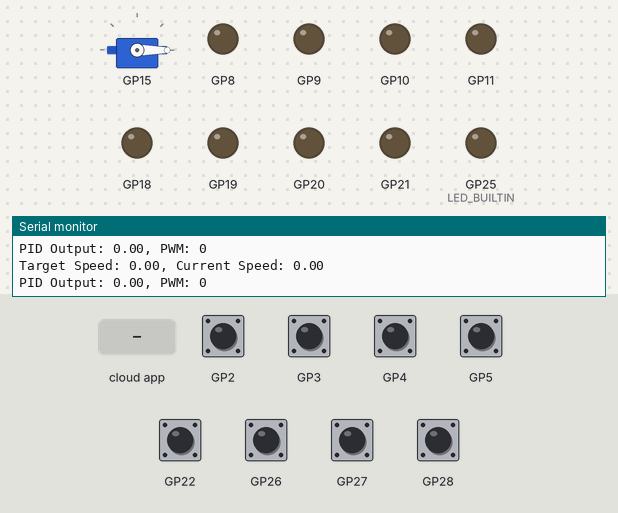
Simulated run of this program. Board: Raspberry Pi Pico. Parts: servo, output pins drawn as LEDs (lit = HIGH), the last lines printed to the serial monitor. The test bench sets the inputs (shaded band); at power-on: GP2–5, GP22, GP26–28 HIGH. The ROS host is connected and sends only what is stated.

Above: at 3.2 s.
3.3 s: the phone or cloud app sets linear.x to -100
At 3.6 s:
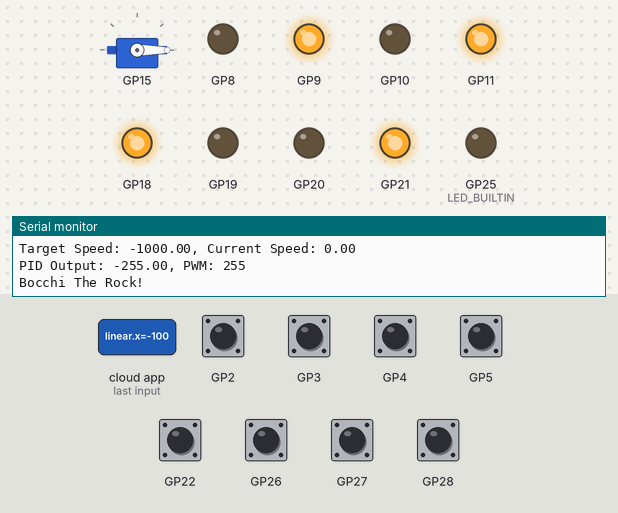
4.8 s: the phone or cloud app sets toggle_led to 1
At 6.0 s:
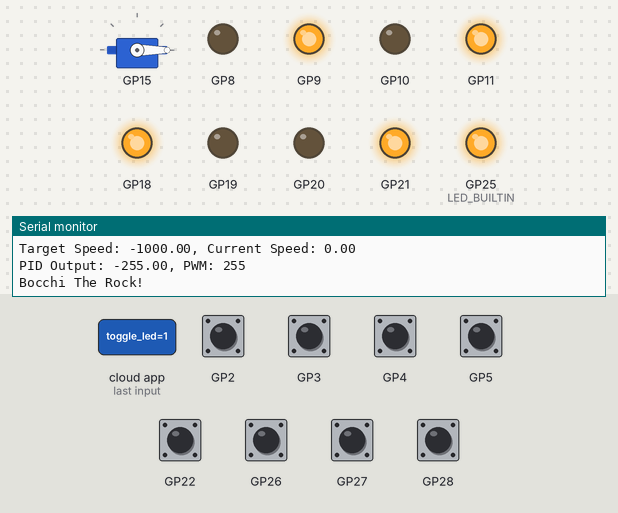
6.3 s: the phone or cloud app sets servo_position to 90
At 7.6 s:
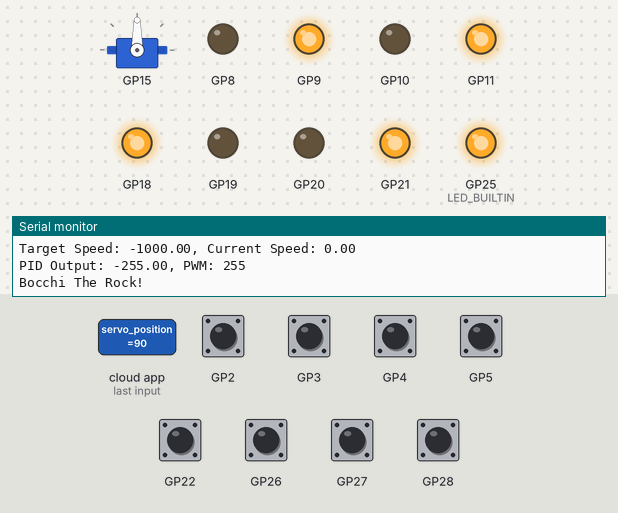
7.9 s: the phone or cloud app sets linear.x to 100
At 8.3 s:
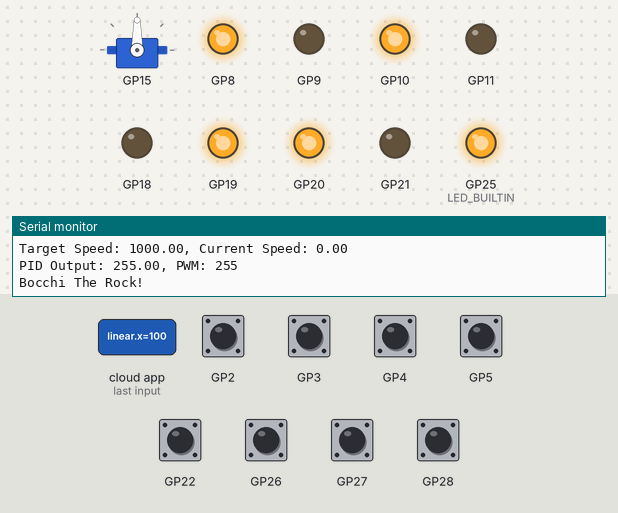
9.4 s: the phone or cloud app sets toggle_led to 0
At 10.6 s:
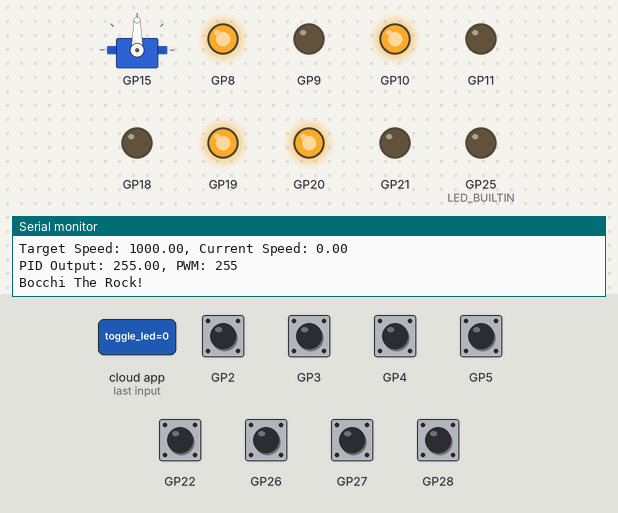
10.9 s: the phone or cloud app sets servo_position to 0
At 11.9 s:
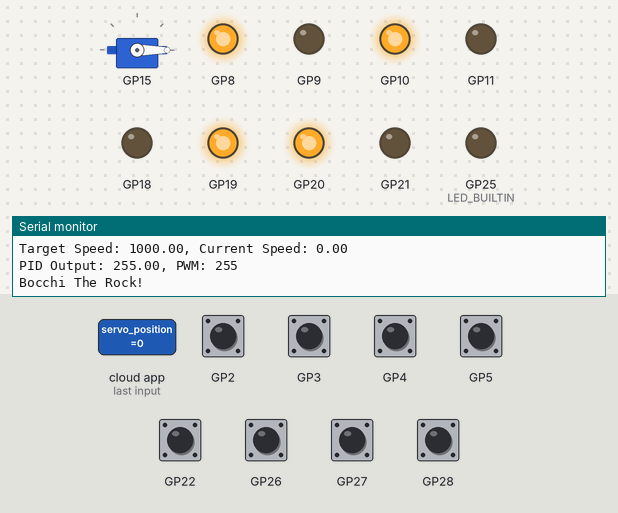
Timing chart, 0 to 13.4 s (numbered marks = the images above; inputs shaded):
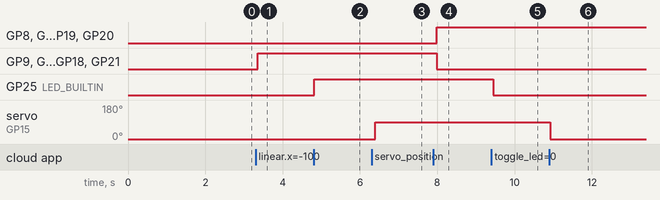

Measured:
- after the input at 3.3 s, GP9, GP11, GP18, GP21: LOW → HIGH after 0.05 s
- after the input at 4.8 s, GP25 (LED_BUILTIN): LOW → HIGH at once
- after the input at 6.3 s, servo on GP15: 0° → 90° after 0.10 s
- after the input at 7.9 s, GP8, GP10, GP19, GP20: LOW → HIGH after 0.08 s; GP9, GP11, GP18, GP21: HIGH → LOW after 0.08 s
- after the input at 9.4 s, GP25 (LED_BUILTIN): HIGH → LOW after 0.05 s
- after the input at 10.9 s, servo on GP15: 90° → 0° at once

The program:

main.cpp
```cpp
#include <Arduino.h>
#include <micro_ros_platformio.h>

#include <rcl/rcl.h>
#include <rclc/rclc.h>
#include <rclc/executor.h>

#include "../lib/DCMotor/dc_motor.hpp"
#include "../lib/IncrementalMotorEncoder/incremental_motor_encoder.hpp"

#include "nodes/publishers/encoder_publisher.hpp"
#include "nodes/publishers/led_status_publisher.hpp"
#include "nodes/subscribers/cmd_vel_subscriber.hpp"
#include "nodes/subscribers/toggle_led_subscriber.hpp"
#include "nodes/subscribers/servo_command_subscriber.hpp"
#include "../lib/ServoMotor/servo_motor.hpp"

#if !defined(MICRO_ROS_TRANSPORT_ARDUINO_SERIAL)
#error Only avaliable for Arduino framework with serial transport.
#endif

rclc_executor_t executor;
rclc_support_t support;
rcl_allocator_t allocator;
rcl_node_t node;

// Motor and Encoder instances
DCMotor motorM1(19, 18);    // GP0, GP1, GP2
DCMotor motorM2(20, 21);    // GP3, GP4, GP5
DCMotor motorM3(10, 11);    // GP6, GP7, GP8
DCMotor motorM4(8, 9);  // GP9, GP10, GP11

IncrementalMotorEncoder encoderM1(motorM1, 28, 27);   // GP12, GP13
IncrementalMotorEncoder encoderM2(motorM2, 22, 26);   // GP14, GP15
IncrementalMotorEncoder encoderM3(motorM3, 4, 5);   // GP16, GP17
IncrementalMotorEncoder encoderM4(motorM4, 2, 3);   // GP18, GP19

// Servo instances
ServoMotor servo1(15);

// ROS2 Node instances
EncoderPublisher encoder_publisher(encoderM1, encoderM2);
LedStatusPublisher led_status_publisher;
CmdVelSubscriber cmd_vel_subscriber(encoderM1, encoderM2, encoderM3, encoderM4);
ToggleLedSubscriber toggle_led_subscriber;
ServoCommandSubscriber servo_command_subscriber(servo1);

#define RCCHECK(fn) { rcl_ret_t temp_rc = fn; if((temp_rc != RCL_RET_OK)){error_loop();}}
#define RCSOFTCHECK(fn) { rcl_ret_t temp_rc = fn; if((temp_rc != RCL_RET_OK)){}}

// Error handle loop
void error_loop() {
  while(1) {
    Serial.println("ERROR: micro-ROS initialization failed!");
    digitalWrite(LED_BUILTIN, HIGH);
    delay(100);
    digitalWrite(LED_BUILTIN, LOW);
    delay(100);
  }
}

void setup() {
  // Configure serial transport
  Serial.begin(115200);
  Serial.println("Bocchi The Rock!");
  set_microros_serial_transports(Serial);
  delay(2000);

  allocator = rcl_get_default_allocator();
  Serial.println("Allocator created");

  //create init_options
  RCCHECK(rclc_support_init(&support, 0, NULL, &allocator));
  Serial.println("Support initialized");

  // create node
  RCCHECK(rclc_node_init_default(&node, "micro_ros_platformio_node", "", &support));
  Serial.println("Node created");

  // create executor (now handles 6 handles: two publishers and four subscribers)
  RCCHECK(rclc_executor_init(&executor, &support.context, 6, &allocator));
  Serial.println("Executor created");

  // Setup ROS2 nodes
  encoder_publisher.setup(&node, &support, &executor);
  Serial.println("Encoder publisher setup");
  led_status_publisher.setup(&node, &support, &executor);
  Serial.println("LED status publisher setup");
  cmd_vel_subscriber.setup(&node, &support, &executor);
  Serial.println("Cmd vel subscriber setup");
  toggle_led_subscriber.setup(&node, &support, &executor);
  Serial.println("Toggle LED subscriber setup");
  servo_command_subscriber.setup(&node, &support, &executor);
  Serial.println("Servo command subscriber setup");

  // Initialize motors and encoders
  motorM1.setup();
  motorM2.setup();
  motorM3.setup();
  motorM4.setup();

  encoderM1.setup();
  encoderM2.setup();
  encoderM3.setup();
  encoderM4.setup();
  servo1.setup();
  servo1.writeAngle(0.0f);
  motorM1.setSpeed(150);
  // motorM1.forward();
  //   motorM2.setSpeed(150);
  // motorM2.forward();
  //   motorM3.setSpeed(150);
  // motorM3.forward();
  //   motorM4.setSpeed(150);
  // motorM4.forward();

  // Setup built-in LED for blinking
  pinMode(LED_BUILTIN, OUTPUT);
  Serial.println("Setup complete!");
}

void loop() {
  delay(100);
  rclc_executor_spin_some(&executor, RCL_MS_TO_NS(100));

  // Update speed control for all motors
  encoderM1.updateSpeedControl();
  encoderM2.updateSpeedControl();
  encoderM3.updateSpeedControl();
  encoderM4.updateSpeedControl();

  // Update servo position
  servo1.update();

  digitalWrite(LED_BUILTIN, toggle_led_subscriber.isLedEnabled());
}
```

atomic_fix.cpp
```cpp
// Atomic operations fix for micro-ROS on RP2040
// Provides missing __atomic_test_and_set implementation

#include <stdint.h>
#include <stdbool.h>

#ifdef __cplusplus
extern "C" {
#endif

// RP2040 hardware spinlock base address
#define SIO_BASE 0xd0000000
#define SIO_SPINLOCK0 (SIO_BASE + 0x100)

// Use RP2040 hardware spinlock for atomic operations
// Spinlock 31 is typically reserved for SDK use, so we use spinlock 30
#define ATOMIC_SPINLOCK_NUM 30

bool __atomic_test_and_set(volatile void *ptr, int memorder) {
    volatile uint8_t *flag = (volatile uint8_t *)ptr;
    volatile uint32_t *spinlock = (volatile uint32_t *)(SIO_SPINLOCK0 + (ATOMIC_SPINLOCK_NUM * 4));

    // Acquire hardware spinlock
    while (!*spinlock) {
        __asm__ __volatile__("" ::: "memory");
    }

    // Read the current value
    uint8_t result = *flag;

    // Set to 1
    *flag = 1;

    // Release hardware spinlock (write any value)
    *spinlock = 1;

    return result != 0;
}

#ifdef __cplusplus
}
#endif
```

encoder_publisher.cpp
```cpp
#include "encoder_publisher.hpp"

#define RCCHECK(fn) { rcl_ret_t temp_rc = fn; if((temp_rc != RCL_RET_OK)){/*error*/}}

EncoderPublisher* EncoderPublisher::_instance = nullptr;

EncoderPublisher::EncoderPublisher(IncrementalMotorEncoder& encoder_m1, IncrementalMotorEncoder& encoder_m2)
    : _encoder_m1(encoder_m1), _encoder_m2(encoder_m2) {
    _instance = this;
}

EncoderPublisher::~EncoderPublisher() {
    // Cleanup if needed
}

void EncoderPublisher::setup(rcl_node_t* node, rclc_support_t* support, rclc_executor_t* executor) {
    // Create publishers
    RCCHECK(rclc_publisher_init_default(
        &_publisher_m1,
        node,
        ROSIDL_GET_MSG_TYPE_SUPPORT(std_msgs, msg, Int32),
        "encoder_m1_position"));

    RCCHECK(rclc_publisher_init_default(
        &_publisher_m2,
        node,
        ROSIDL_GET_MSG_TYPE_SUPPORT(std_msgs, msg, Int32),
        "encoder_m2_position"));

    // Create timer
    const unsigned int timer_timeout = 1000;
    RCCHECK(rclc_timer_init_default(
        &_timer,
        support,
        RCL_MS_TO_NS(timer_timeout),
        timer_callback));

    // Add timer to executor
    RCCHECK(rclc_executor_add_timer(executor, &_timer));

    // Initialize messages
    _msg_m1.data = 0;
    _msg_m2.data = 0;
}

void EncoderPublisher::publish() {
    // This method can be called directly if needed, but timer handles regular publishing
    _msg_m1.data = _encoder_m1.getPosition();
    RCCHECK(rcl_publish(&_publisher_m1, &_msg_m1, NULL));

    _msg_m2.data = _encoder_m2.getPosition();
    RCCHECK(rcl_publish(&_publisher_m2, &_msg_m2, NULL));
}

void EncoderPublisher::timer_callback(rcl_timer_t * timer, int64_t last_call_time) {
    RCLC_UNUSED(last_call_time);
    if (timer != NULL && _instance) {
        _instance->publish();
    }
}
```

encoder_publisher.hpp
```cpp
#ifndef ENCODER_PUBLISHER_H
#define ENCODER_PUBLISHER_H

#include <rcl/rcl.h>
#include <rclc/rclc.h>
#include <rclc/executor.h>
#include <std_msgs/msg/int32.h>

#include "../../lib/IncrementalMotorEncoder/incremental_motor_encoder.hpp"

class EncoderPublisher {
public:
    EncoderPublisher(IncrementalMotorEncoder& encoder_m1, IncrementalMotorEncoder& encoder_m2);
    ~EncoderPublisher();

    void setup(rcl_node_t* node, rclc_support_t* support, rclc_executor_t* executor);
    void publish();

private:
    IncrementalMotorEncoder& _encoder_m1;
    IncrementalMotorEncoder& _encoder_m2;

    rcl_publisher_t _publisher_m1;
    rcl_publisher_t _publisher_m2;
    rcl_timer_t _timer;

    std_msgs__msg__Int32 _msg_m1;
    std_msgs__msg__Int32 _msg_m2;

    static EncoderPublisher* _instance;
    static void timer_callback(rcl_timer_t * timer, int64_t last_call_time);
};

#endif
```

led_status_publisher.cpp
```cpp
#include <Arduino.h>
#include "led_status_publisher.hpp"

#define RCCHECK(fn) { rcl_ret_t temp_rc = fn; if((temp_rc != RCL_RET_OK)){/*error*/}}

LedStatusPublisher* LedStatusPublisher::_instance = nullptr;

LedStatusPublisher::LedStatusPublisher() {
    _instance = this;
}

LedStatusPublisher::~LedStatusPublisher() {
    // Cleanup if needed
}

void LedStatusPublisher::setup(rcl_node_t* node, rclc_support_t* support, rclc_executor_t* executor) {
    // Create publisher
    RCCHECK(rclc_publisher_init_default(
        &_publisher,
        node,
        ROSIDL_GET_MSG_TYPE_SUPPORT(std_msgs, msg, Bool),
        "led_status"));

    // Create timer
    const unsigned int timer_timeout = 500;  // Publish every 500ms
    RCCHECK(rclc_timer_init_default(
        &_timer,
        support,
        RCL_MS_TO_NS(timer_timeout),
        timer_callback));

    // Add timer to executor
    RCCHECK(rclc_executor_add_timer(executor, &_timer));

    // Initialize message
    _msg.data = false;
}

void LedStatusPublisher::publish(bool led_state) {
    _msg.data = led_state;
    RCCHECK(rcl_publish(&_publisher, &_msg, NULL));
}

void LedStatusPublisher::timer_callback(rcl_timer_t * timer, int64_t last_call_time) {
    RCLC_UNUSED(last_call_time);
    if (timer != NULL && _instance) {
        // Read current LED state from the pin
        bool current_led_state = digitalRead(LED_BUILTIN);
        _instance->publish(current_led_state);
    }
}
```

led_status_publisher.hpp
```cpp
#ifndef LED_STATUS_PUBLISHER_H
#define LED_STATUS_PUBLISHER_H

#include <rcl/rcl.h>
#include <rclc/rclc.h>
#include <rclc/executor.h>
#include <std_msgs/msg/bool.h>

class LedStatusPublisher {
public:
    LedStatusPublisher();
    ~LedStatusPublisher();

    void setup(rcl_node_t* node, rclc_support_t* support, rclc_executor_t* executor);
    void publish(bool led_state);

private:
    rcl_publisher_t _publisher;
    rcl_timer_t _timer;

    std_msgs__msg__Bool _msg;

    static LedStatusPublisher* _instance;
    static void timer_callback(rcl_timer_t * timer, int64_t last_call_time);
};

#endif
```

cmd_vel_subscriber.cpp
```cpp
#include "cmd_vel_subscriber.hpp"
#include <math.h>

#define RCCHECK(fn) { rcl_ret_t temp_rc = fn; if((temp_rc != RCL_RET_OK)){/*error*/}}

namespace {
// Tune this value to match the robot's footprint (L + W) / wheel_radius.
constexpr float kRotationGain = 0.5f;
// Motor deadzone to prevent jitter while stopping.
constexpr float kDeadzone = 0.02f;
// Set to true when a positive command should spin the wheel "backward" due to wiring or mirrored mounting.
constexpr bool kMotorPolarity[4] = {
    false,  // Motor M1 (top-left)
    false,  // Motor M2 (bottom-left)
    false,  // Motor M3 (top-right)
    false   // Motor M4 (bottom-right)
};
}

CmdVelSubscriber* CmdVelSubscriber::_instance = nullptr;

CmdVelSubscriber::CmdVelSubscriber(IncrementalMotorEncoder& encoder_m1, IncrementalMotorEncoder& encoder_m2,
                                   IncrementalMotorEncoder& encoder_m3, IncrementalMotorEncoder& encoder_m4)
    : _encoder_m1(encoder_m1), _encoder_m2(encoder_m2), _encoder_m3(encoder_m3), _encoder_m4(encoder_m4),
      _speed_scaling(1000.0f) {  // Default scaling: 1000 encoder counts/second at full speed
    _instance = this;
}

CmdVelSubscriber::~CmdVelSubscriber() {
    // Cleanup if needed
}

void CmdVelSubscriber::setup(rcl_node_t* node, rclc_support_t* support, rclc_executor_t* executor) {
    // Create cmd_vel subscriber
    RCCHECK(rclc_subscription_init_default(
        &_subscriber,
        node,
        ROSIDL_GET_MSG_TYPE_SUPPORT(geometry_msgs, msg, Twist),
        "cmd_vel"));

    // Add cmd_vel subscription to executor
    RCCHECK(rclc_executor_add_subscription(executor, &_subscriber, &_msg, subscription_callback, ON_NEW_DATA));

    // Create motor speed subscriber
    RCCHECK(rclc_subscription_init_default(
        &_speed_subscriber,
        node,
        ROSIDL_GET_MSG_TYPE_SUPPORT(std_msgs, msg, Float32),
        "motor_speed"));

    // Add speed subscription to executor
    RCCHECK(rclc_executor_add_subscription(executor, &_speed_subscriber, &_speed_msg, speed_subscription_callback, ON_NEW_DATA));
}

void CmdVelSubscriber::setSpeedScaling(float scaling) {
    _speed_scaling = constrain(scaling, 100.0f, 5000.0f); // Reasonable limits
    Serial.print("Motor speed scaling set to: ");
    Serial.println(_speed_scaling);
}

void CmdVelSubscriber::subscription_callback(const void * msgin) {
    const geometry_msgs__msg__Twist * msg = (const geometry_msgs__msg__Twist *)msgin;
    if (_instance) {
        _instance->handle_cmd_vel(msg);
    }
}

void CmdVelSubscriber::speed_subscription_callback(const void * msgin) {
    const std_msgs__msg__Float32 * msg = (const std_msgs__msg__Float32 *)msgin;
    if (_instance) {
        _instance->handle_speed_scaling(msg);
    }
}

void CmdVelSubscriber::handle_speed_scaling(const std_msgs__msg__Float32* msg) {
    setSpeedScaling(msg->data);
}

void CmdVelSubscriber::handle_cmd_vel(const geometry_msgs__msg__Twist* msg) {
    const float vx = msg->linear.x;   // Forward (+X)
    const float vy = msg->linear.y;   // Left (+Y)
    const float wz = msg->angular.z;  // Counter-clockwise (+Z)

    // Inverse kinematics for mecanum drive (normalized, wheel order: FL, FR, RL, RR)
    const float rotation_component = wz * kRotationGain;

    const float front_left  = vx - vy - rotation_component; // M1 (top-left)
    const float rear_left   = vx + vy - rotation_component; // M2 (bottom-left)
    const float front_right = vx + vy + rotation_component; // M3 (top-right)
    const float rear_right  = vx - vy + rotation_component; // M4 (bottom-right)

    float wheel_commands[4] = {
        front_left,
        rear_left,
        front_right,
        rear_right
    };

    // Normalize so the largest magnitude is 1.0 to keep relative ratios
    float max_command = fabsf(wheel_commands[0]);
    for (int i = 1; i < 4; ++i) {
        float magnitude = fabsf(wheel_commands[i]);
        if (magnitude > max_command) {
            max_command = magnitude;
        }
    }

    if (max_command < 1.0f) {
        max_command = 1.0f;
    }

    wheel_commands[0] /= max_command;
    wheel_commands[1] /= max_command;
    wheel_commands[2] /= max_command;
    wheel_commands[3] /= max_command;

    commandWheel(_encoder_m1, wheel_commands[0], kMotorPolarity[0]); // M1 top-left
    commandWheel(_encoder_m2, wheel_commands[1], kMotorPolarity[1]); // M2 bottom-left
    commandWheel(_encoder_m3, wheel_commands[2], kMotorPolarity[2]); // M3 top-right
    commandWheel(_encoder_m4, wheel_commands[3], kMotorPolarity[3]); // M4 bottom-right
}

void CmdVelSubscriber::commandWheel(IncrementalMotorEncoder& encoder, float command, bool inverted_polarity) {
    const float clipped = constrain(command, -1.0f, 1.0f);
    const float magnitude = fabsf(clipped);

    if (magnitude < kDeadzone) {
        encoder.setTargetSpeed(0.0f);
        return;
    }

    // Set target speed proportional to command using adjustable scaling
    float target_speed = clipped * _speed_scaling;
    if (inverted_polarity) {
        target_speed = -target_speed;
    }

    encoder.setTargetSpeed(target_speed);
}
```

cmd_vel_subscriber.hpp
```cpp
#ifndef CMD_VEL_SUBSCRIBER_H
#define CMD_VEL_SUBSCRIBER_H

#include <rcl/rcl.h>
#include <rclc/rclc.h>
#include <rclc/executor.h>
#include <geometry_msgs/msg/twist.h>
#include <std_msgs/msg/float32.h>

#include "../../lib/IncrementalMotorEncoder/incremental_motor_encoder.hpp"

class CmdVelSubscriber {
public:
    CmdVelSubscriber(IncrementalMotorEncoder& encoder_m1, IncrementalMotorEncoder& encoder_m2,
                     IncrementalMotorEncoder& encoder_m3, IncrementalMotorEncoder& encoder_m4);
    ~CmdVelSubscriber();

    void setup(rcl_node_t* node, rclc_support_t* support, rclc_executor_t* executor);
    void setSpeedScaling(float scaling);

private:
    IncrementalMotorEncoder& _encoder_m1;
    IncrementalMotorEncoder& _encoder_m2;
    IncrementalMotorEncoder& _encoder_m3;
    IncrementalMotorEncoder& _encoder_m4;

    rcl_subscription_t _subscriber;
    rcl_subscription_t _speed_subscriber;
    geometry_msgs__msg__Twist _msg;
    std_msgs__msg__Float32 _speed_msg;

    float _speed_scaling;

    static CmdVelSubscriber* _instance;
    static void subscription_callback(const void * msgin);
    static void speed_subscription_callback(const void * msgin);
    void handle_cmd_vel(const geometry_msgs__msg__Twist* msg);
    void handle_speed_scaling(const std_msgs__msg__Float32* msg);
    void commandWheel(IncrementalMotorEncoder& encoder, float command, bool inverted_polarity);
};

#endif
```

servo_command_subscriber.cpp
```cpp
#include "servo_command_subscriber.hpp"

#define RCCHECK(fn) { rcl_ret_t temp_rc = fn; if((temp_rc != RCL_RET_OK)){/*error*/}}

ServoCommandSubscriber* ServoCommandSubscriber::_instance = nullptr;

ServoCommandSubscriber::ServoCommandSubscriber(ServoMotor& servo)
    : _servo(servo), _speedDegreesPerSecond(90.0f) {  // Default speed: 90 degrees/second
    _instance = this;
}

ServoCommandSubscriber::~ServoCommandSubscriber() {
    // Cleanup if needed
}

void ServoCommandSubscriber::setup(rcl_node_t* node, rclc_support_t* support, rclc_executor_t* executor) {
    _servo.setup();

    RCCHECK(rclc_subscription_init_default(
        &_subscriber,
        node,
        ROSIDL_GET_MSG_TYPE_SUPPORT(std_msgs, msg, Int32),
        "servo_position"));

    RCCHECK(rclc_executor_add_subscription(executor, &_subscriber, &_msg, subscription_callback, ON_NEW_DATA));
}

void ServoCommandSubscriber::subscription_callback(const void* msgin) {
    const std_msgs__msg__Int32* msg = static_cast<const std_msgs__msg__Int32*>(msgin);
    if (_instance != nullptr) {
        _instance->handleServoCommand(msg);
    }
}

void ServoCommandSubscriber::handleServoCommand(const std_msgs__msg__Int32* msg) {
    int32_t value = msg->data;

    if (value >= 0) {
        // Positive value: set position with current speed
        const float target_degrees = static_cast<float>(value);
        _servo.writeAngleWithSpeed(target_degrees, _speedDegreesPerSecond);
    } else {
        // Negative value: set speed (absolute value)
        _speedDegreesPerSecond = static_cast<float>(-value);
        Serial.print("Servo speed set to: ");
        Serial.print(_speedDegreesPerSecond);
        Serial.println(" degrees/second");
    }
}
```

Source omitted: servo_command_subscriber.hpp (757 bytes), toggle_led_subscriber.cpp (1125 bytes), toggle_led_subscriber.hpp (674 bytes)
